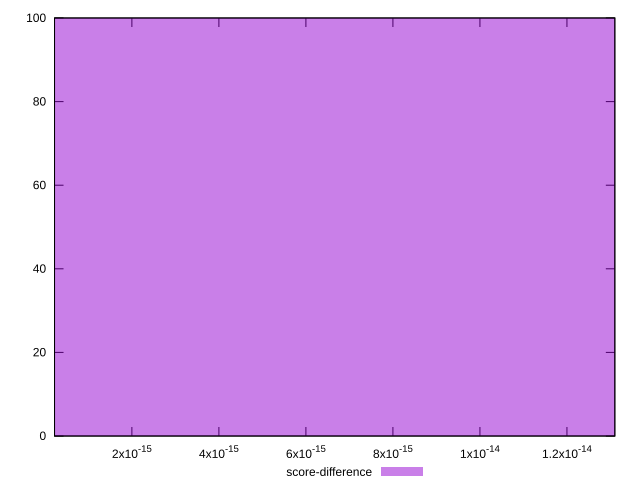

Source code (gnuplot):
reset

$scoreDifference <<EOF
0 100
EOF

set key outside below
set boxwidth 1e-12
set xrange [2.220446049250313e-16:1.3100631690576847e-14]
set yrange [0:100]
set trange [0:100]
set style fill transparent solid 0.5 noborder
set terminal svg size 640, 490 enhanced background rgb 'white'
set output "report_00008_2021-01-22T20:58:29.167/bootup-time/samples/pages+cached+noexternal+nofonts+nosvg+noimg+nocss+nojs/score-difference/histogram.svg"

plot $scoreDifference title "score-difference" with boxes

reset
